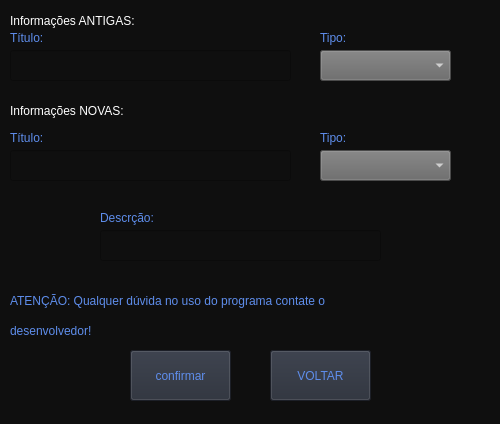
<?xml version="1.0" encoding="UTF-8"?>
<ui version="4.0">
 <class>AGENDA</class>
 <widget class="QDialog" name="AGENDA">
  <property name="geometry">
   <rect>
    <x>0</x>
    <y>0</y>
    <width>500</width>
    <height>424</height>
   </rect>
  </property>
  <property name="windowTitle">
   <string>Agenda</string>
  </property>
  <property name="styleSheet">
   <string notr="true">background-color: rgb(15,15, 15);
color: rgb(255, 255, 255);</string>
  </property>
  <widget class="QDialogButtonBox" name="buttonBox">
   <property name="geometry">
    <rect>
     <x>10</x>
     <y>600</y>
     <width>461</width>
     <height>32</height>
    </rect>
   </property>
   <property name="orientation">
    <enum>Qt::Horizontal</enum>
   </property>
   <property name="standardButtons">
    <set>QDialogButtonBox::Cancel|QDialogButtonBox::Ok</set>
   </property>
  </widget>
  <widget class="QPushButton" name="Button_voltar">
   <property name="geometry">
    <rect>
     <x>270</x>
     <y>350</y>
     <width>101</width>
     <height>51</height>
    </rect>
   </property>
   <property name="styleSheet">
    <string notr="true">background-color: rgb(39,44,55);
font: 87 10pt &quot;Arial Black&quot;;
color: rgb(94,141,235);</string>
   </property>
   <property name="text">
    <string>VOLTAR</string>
   </property>
  </widget>
  <widget class="QLabel" name="label_4">
   <property name="geometry">
    <rect>
     <x>10</x>
     <y>280</y>
     <width>461</width>
     <height>41</height>
    </rect>
   </property>
   <property name="styleSheet">
    <string notr="true">font: 87 10pt &quot;Arial Black&quot;;
color: rgb(94,141,235);</string>
   </property>
   <property name="text">
    <string>ATENÇÃO: Qualquer dúvida no uso do programa contate o</string>
   </property>
  </widget>
  <widget class="QLabel" name="label_5">
   <property name="geometry">
    <rect>
     <x>10</x>
     <y>310</y>
     <width>121</width>
     <height>41</height>
    </rect>
   </property>
   <property name="styleSheet">
    <string notr="true">font: 87 10pt &quot;Arial Black&quot;;
color: rgb(94,141,235);</string>
   </property>
   <property name="text">
    <string>desenvolvedor!</string>
   </property>
  </widget>
  <widget class="QPushButton" name="Button_confirma">
   <property name="geometry">
    <rect>
     <x>130</x>
     <y>350</y>
     <width>101</width>
     <height>51</height>
    </rect>
   </property>
   <property name="styleSheet">
    <string notr="true">background-color: rgb(39,44,55);
font: 87 10pt &quot;Arial Black&quot;;
color: rgb(94,141,235);</string>
   </property>
   <property name="text">
    <string>confirmar</string>
   </property>
  </widget>
  <widget class="QLineEdit" name="lineEdit_tituloAntigo">
   <property name="geometry">
    <rect>
     <x>10</x>
     <y>50</y>
     <width>281</width>
     <height>31</height>
    </rect>
   </property>
  </widget>
  <widget class="QLabel" name="label">
   <property name="geometry">
    <rect>
     <x>10</x>
     <y>30</y>
     <width>51</width>
     <height>16</height>
    </rect>
   </property>
   <property name="styleSheet">
    <string notr="true">font: 87 10pt &quot;Arial Black&quot;;
color: rgb(94,141,235);</string>
   </property>
   <property name="text">
    <string>Título:</string>
   </property>
  </widget>
  <widget class="QLabel" name="label_6">
   <property name="geometry">
    <rect>
     <x>10</x>
     <y>10</y>
     <width>151</width>
     <height>21</height>
    </rect>
   </property>
   <property name="styleSheet">
    <string notr="true">font: 87 9pt &quot;Arial Black&quot;;</string>
   </property>
   <property name="text">
    <string>Informações ANTIGAS:</string>
   </property>
  </widget>
  <widget class="QComboBox" name="comboBox_TipoAntigo">
   <property name="geometry">
    <rect>
     <x>320</x>
     <y>50</y>
     <width>131</width>
     <height>31</height>
    </rect>
   </property>
   <property name="styleSheet">
    <string notr="true">background-color: rgb(103, 103, 103);</string>
   </property>
   <item>
    <property name="text">
     <string/>
    </property>
   </item>
   <item>
    <property name="text">
     <string>Prova</string>
    </property>
   </item>
   <item>
    <property name="text">
     <string>Dever de casa</string>
    </property>
   </item>
   <item>
    <property name="text">
     <string>Atividades extras</string>
    </property>
   </item>
  </widget>
  <widget class="QLabel" name="label_3">
   <property name="geometry">
    <rect>
     <x>320</x>
     <y>30</y>
     <width>41</width>
     <height>16</height>
    </rect>
   </property>
   <property name="styleSheet">
    <string notr="true">font: 87 10pt &quot;Arial Black&quot;;
color: rgb(94,141,235);</string>
   </property>
   <property name="text">
    <string>Tipo:</string>
   </property>
  </widget>
  <widget class="QLabel" name="label_7">
   <property name="geometry">
    <rect>
     <x>10</x>
     <y>100</y>
     <width>151</width>
     <height>21</height>
    </rect>
   </property>
   <property name="styleSheet">
    <string notr="true">font: 87 9pt &quot;Arial Black&quot;;</string>
   </property>
   <property name="text">
    <string>Informações NOVAS:</string>
   </property>
  </widget>
  <widget class="QComboBox" name="comboBox_TipoNovo">
   <property name="geometry">
    <rect>
     <x>320</x>
     <y>150</y>
     <width>131</width>
     <height>31</height>
    </rect>
   </property>
   <property name="styleSheet">
    <string notr="true">background-color: rgb(103, 103, 103);</string>
   </property>
   <item>
    <property name="text">
     <string/>
    </property>
   </item>
   <item>
    <property name="text">
     <string>Prova</string>
    </property>
   </item>
   <item>
    <property name="text">
     <string>Dever de casa</string>
    </property>
   </item>
   <item>
    <property name="text">
     <string>Atividades extras</string>
    </property>
   </item>
  </widget>
  <widget class="QLineEdit" name="lineEdit_tituloNovo">
   <property name="geometry">
    <rect>
     <x>10</x>
     <y>150</y>
     <width>281</width>
     <height>31</height>
    </rect>
   </property>
  </widget>
  <widget class="QLabel" name="label_8">
   <property name="geometry">
    <rect>
     <x>320</x>
     <y>130</y>
     <width>41</width>
     <height>16</height>
    </rect>
   </property>
   <property name="styleSheet">
    <string notr="true">font: 87 10pt &quot;Arial Black&quot;;
color: rgb(94,141,235);</string>
   </property>
   <property name="text">
    <string>Tipo:</string>
   </property>
  </widget>
  <widget class="QLabel" name="label_2">
   <property name="geometry">
    <rect>
     <x>10</x>
     <y>130</y>
     <width>51</width>
     <height>16</height>
    </rect>
   </property>
   <property name="styleSheet">
    <string notr="true">font: 87 10pt &quot;Arial Black&quot;;
color: rgb(94,141,235);</string>
   </property>
   <property name="text">
    <string>Título:</string>
   </property>
  </widget>
  <widget class="QLineEdit" name="lineEdit_descrio">
   <property name="geometry">
    <rect>
     <x>100</x>
     <y>230</y>
     <width>281</width>
     <height>31</height>
    </rect>
   </property>
  </widget>
  <widget class="QLabel" name="label_9">
   <property name="geometry">
    <rect>
     <x>100</x>
     <y>210</y>
     <width>81</width>
     <height>16</height>
    </rect>
   </property>
   <property name="styleSheet">
    <string notr="true">font: 87 10pt &quot;Arial Black&quot;;
color: rgb(94,141,235);</string>
   </property>
   <property name="text">
    <string>Descrção:</string>
   </property>
  </widget>
 </widget>
 <resources/>
 <connections>
  <connection>
   <sender>buttonBox</sender>
   <signal>accepted()</signal>
   <receiver>AGENDA</receiver>
   <slot>accept()</slot>
   <hints>
    <hint type="sourcelabel">
     <x>248</x>
     <y>254</y>
    </hint>
    <hint type="destinationlabel">
     <x>157</x>
     <y>274</y>
    </hint>
   </hints>
  </connection>
  <connection>
   <sender>buttonBox</sender>
   <signal>rejected()</signal>
   <receiver>AGENDA</receiver>
   <slot>reject()</slot>
   <hints>
    <hint type="sourcelabel">
     <x>316</x>
     <y>260</y>
    </hint>
    <hint type="destinationlabel">
     <x>286</x>
     <y>274</y>
    </hint>
   </hints>
  </connection>
 </connections>
</ui>
